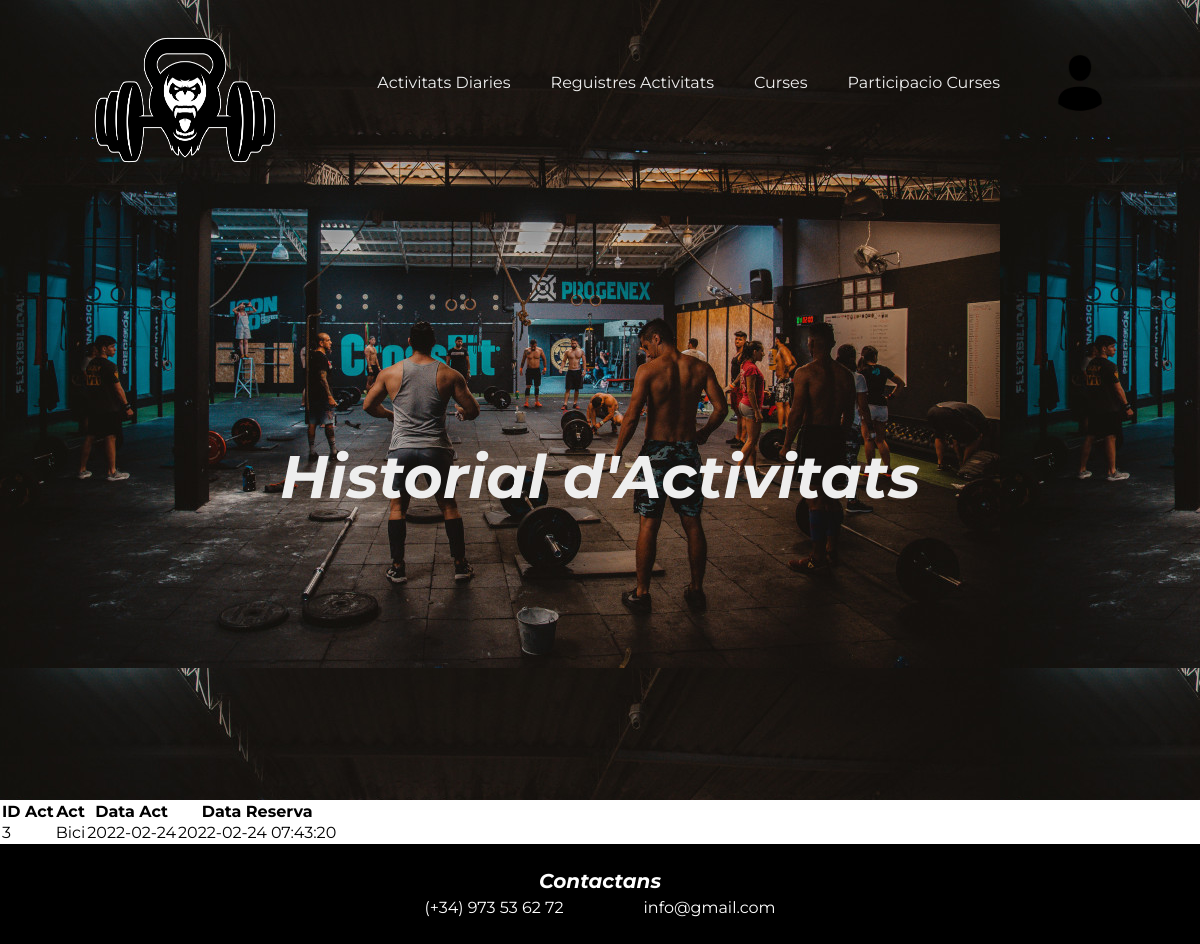
/Web/view/Act_reg.view.php (signed in), run on the app's committed database.
### tables this page shows
CREATE TABLE `Reserva` (
	`DNI` varchar(9) NOT NULL,
	`ID_Act` INT(255) NOT NULL,
	`Data_reserva` DATETIME NOT NULL,
	`Data` DATE NOT NULL,
	PRIMARY KEY (`DNI`,`ID_Act`, `Data`)
);

CREATE TABLE `Activitats` (
	`ID_Act` INT(255) NOT NULL AUTO_INCREMENT,
	`Descipció` varchar(255),
	`Durada` TIME NOT NULL,
    `Color` varchar(255),
	`Hora_i` TIME NOT NULL,
	`Hora_Fi` TIME NOT NULL,
	PRIMARY KEY (`ID_Act`)
);

### Web/php/funcions.php (called while the page is built, shortened)
<?php
function con(){
    $connexio = new mysqli("localhost", "root", "costa2021", "projecte2");
    return $connexio;
}
function act_reg(){
    $sql = "SELECT A.ID_Act, Descipció, Data, Data_reserva
            from reserva R join activitats A on A.ID_Act = R.ID_Act
            where DNI='".$_SESSION['DNI']."'";
    $result = con()->query($sql);
    return $result;
}
?>

### Web/view/Act_reg.view.php (the view, shortened to what this page needs)
<?php
include "../php/funcions.php";
?>
<!DOCTYPE html>
    <html lang="en">
      <head>
<link rel="stylesheet" href="https://cdnjs.cloudflare.com/ajax/libs/font-awesome/4.7.0/css/font-awesome.min.css">
<link rel="stylesheet" href="../css/estils-perfil.css">
</head>
<body>
<header>
    <div class="contenedor">
        <div class="menu">
            <img src="../img/logo.png" alt="Logo">
            <nav>
                <ul>
                    <li><a href="Act.view.php">Activitats Diaries</a></li>
                    <li><a href="Act_reg.view.php">Reguistres Activitats</a></li>
                    <li><a href="../xml/curses.xml">Curses</a></li>
                    <li><a href="Curses_reg.view.php">Participacio Curses</a></li>
                    <li class="user">
                        <img src="../img/perfil.png" alt="img sessio" calss="dorpbtn">
                    </li>
                </ul>
            </nav>
        </div>
        <div class="titular">
            <h1>Historial d'Activitats</h1>
        </div>
    </div>
</header>
<main>
    <table>
        <tr>
            <th>ID Act</th>
            <th>Act</th>
            <th>Data Act</th>
            <th>Data Reserva</th>
        </tr>
        <?php
        $result = act_reg();
        while($row = $result->fetch_assoc()){
        ?>
        <tr>
            <td><?php echo $row["ID_Act"]; ?></td>
            <td><?php echo $row["Descipció"]; ?></td>
            <td><?php echo $row["Data"]; ?></td>
            <td><?php echo $row["Data_reserva"]; ?></td>
        </tr>
        <?php
        }
        ?>
    </table>
</main>
<footer>
    <section id="contactar">
        <div class="contenedor">
            <h2>Contactans</h2>
            <div class="info">
                <p>(+34) 973 53 62 72</p>
                <p>info@gmail.com</p>
            </div>
        </div>
    </section>
</footer>
</body>
</html>

### Web/css/estils-perfil.css (style rules this page uses)
* { padding: 0; margin: 0; box-sizing: border-box; }
.contenedor { width: 90%; max-width: 1280px; margin: auto; }
body { padding: 0; margin: 0; font-family: 'Montserrat', sans-serif; }
li { list-style: none ; }
a { text-decoration: none; }
header { background-image: url(../img/fons.jpg); height: 100vh; }
.menu { display: flex; align-items: center; justify-content: space-between; }
.user { position: relative; display: inline-block; }
.menu .user img { margin-top: -30px; width: 80px; height: 80px; }
.menu img { width: 250px; height: 200px; }
header ul { display: flex; }
header ul li { margin: 0px 20px; }
header ul li a { color: #eee; }
.titular { text-align: center; margin-top: 30vh; color: #eee; }
h1 { font-size: 60px; font-style: italic; width: 90%; margin: auto; margin-bottom: 40px; }
footer #contactar { height: 100px; padding: 25px; background: #000; text-align: center; color: #fff; }
footer #contactar h2 { font-size: 20px; font-style: italic; width: 90%; margin: auto; margin-bottom: 5px; }
.info { display: flex; justify-content: center; }
.info p { margin: 0 40px; }

### data on the page
reserva: ID_Act.ID_Act "3", ID_Act.Descipció "Bici", Data "2022-02-24", Data_reserva "2022-02-24 07:43:20"
